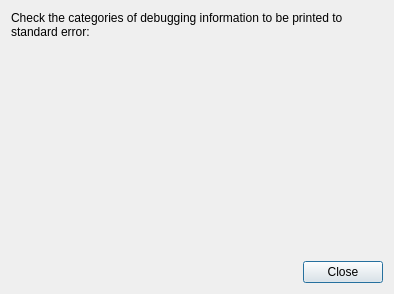
<?xml version="1.0" encoding="UTF-8"?>
<ui version="4.0">
 <class>DebugDialog</class>
 <widget class="QDialog" name="DebugDialog">
  <property name="geometry">
   <rect>
    <x>0</x>
    <y>0</y>
    <width>394</width>
    <height>294</height>
   </rect>
  </property>
  <property name="windowTitle">
   <string>Dialog</string>
  </property>
  <layout class="QVBoxLayout" name="verticalLayout">
   <item>
    <widget class="QLabel" name="label">
     <property name="text">
      <string>Check the categories of debugging information to be printed to standard error:</string>
     </property>
     <property name="wordWrap">
      <bool>true</bool>
     </property>
    </widget>
   </item>
   <item>
    <spacer name="verticalSpacer">
     <property name="orientation">
      <enum>Qt::Vertical</enum>
     </property>
     <property name="sizeHint" stdset="0">
      <size>
       <width>20</width>
       <height>144</height>
      </size>
     </property>
    </spacer>
   </item>
   <item>
    <layout class="QHBoxLayout" name="horizontalLayout">
     <item>
      <spacer name="horizontalSpacer">
       <property name="orientation">
        <enum>Qt::Horizontal</enum>
       </property>
       <property name="sizeHint" stdset="0">
        <size>
         <width>40</width>
         <height>20</height>
        </size>
       </property>
      </spacer>
     </item>
     <item>
      <widget class="QDialogButtonBox" name="buttonBox">
       <property name="standardButtons">
        <set>QDialogButtonBox::Close</set>
       </property>
      </widget>
     </item>
    </layout>
   </item>
  </layout>
 </widget>
 <resources/>
 <connections>
  <connection>
   <sender>buttonBox</sender>
   <signal>rejected()</signal>
   <receiver>DebugDialog</receiver>
   <slot>reject()</slot>
   <hints>
    <hint type="sourcelabel">
     <x>358</x>
     <y>269</y>
    </hint>
    <hint type="destinationlabel">
     <x>358</x>
     <y>207</y>
    </hint>
   </hints>
  </connection>
 </connections>
</ui>
